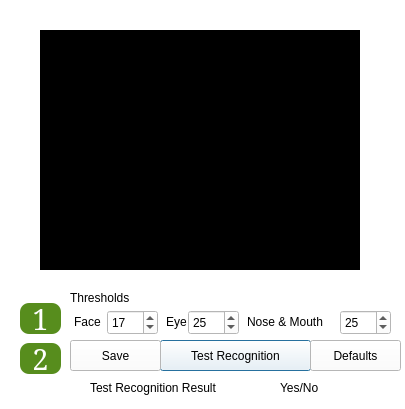
<?xml version="1.0" encoding="UTF-8"?>
<ui version="4.0">
 <class>faceTrainerAdvSettings</class>
 <widget class="QDialog" name="faceTrainerAdvSettings">
  <property name="windowModality">
   <enum>Qt::WindowModal</enum>
  </property>
  <property name="enabled">
   <bool>true</bool>
  </property>
  <property name="geometry">
   <rect>
    <x>0</x>
    <y>0</y>
    <width>405</width>
    <height>409</height>
   </rect>
  </property>
  <property name="minimumSize">
   <size>
    <width>0</width>
    <height>0</height>
   </size>
  </property>
  <property name="maximumSize">
   <size>
    <width>16777215</width>
    <height>16777215</height>
   </size>
  </property>
  <property name="windowTitle">
   <string>Advanced Settings</string>
  </property>
  <property name="styleSheet">
   <string notr="true">background-color: rgb(255, 255, 255);</string>
  </property>
  <widget class="QLabel" name="label">
   <property name="geometry">
    <rect>
     <x>70</x>
     <y>290</y>
     <width>91</width>
     <height>16</height>
    </rect>
   </property>
   <property name="styleSheet">
    <string>font: 75 12pt &quot;Sans Serif&quot;;</string>
   </property>
   <property name="text">
    <string>Thresholds</string>
   </property>
  </widget>
  <widget class="QSpinBox" name="sb_face">
   <property name="geometry">
    <rect>
     <x>107</x>
     <y>310</y>
     <width>51</width>
     <height>25</height>
    </rect>
   </property>
   <property name="value">
    <number>17</number>
   </property>
  </widget>
  <widget class="QLabel" name="label_2">
   <property name="geometry">
    <rect>
     <x>74</x>
     <y>314</y>
     <width>29</width>
     <height>16</height>
    </rect>
   </property>
   <property name="text">
    <string>Face</string>
   </property>
  </widget>
  <widget class="QLabel" name="label_3">
   <property name="geometry">
    <rect>
     <x>166</x>
     <y>314</y>
     <width>32</width>
     <height>16</height>
    </rect>
   </property>
   <property name="text">
    <string>Eye</string>
   </property>
  </widget>
  <widget class="QLabel" name="label_4">
   <property name="geometry">
    <rect>
     <x>247</x>
     <y>312</y>
     <width>91</width>
     <height>20</height>
    </rect>
   </property>
   <property name="text">
    <string>Nose &amp; Mouth</string>
   </property>
  </widget>
  <widget class="QSpinBox" name="sb_eye">
   <property name="geometry">
    <rect>
     <x>188</x>
     <y>310</y>
     <width>51</width>
     <height>25</height>
    </rect>
   </property>
   <property name="value">
    <number>25</number>
   </property>
  </widget>
  <widget class="QSpinBox" name="sb_insideFace">
   <property name="geometry">
    <rect>
     <x>340</x>
     <y>310</y>
     <width>51</width>
     <height>25</height>
    </rect>
   </property>
   <property name="value">
    <number>25</number>
   </property>
  </widget>
  <widget class="QGraphicsView" name="webcamPreview">
   <property name="geometry">
    <rect>
     <x>40</x>
     <y>30</y>
     <width>320</width>
     <height>240</height>
    </rect>
   </property>
   <property name="maximumSize">
    <size>
     <width>320</width>
     <height>240</height>
    </size>
   </property>
   <property name="styleSheet">
    <string>background-color: rgb(0, 0, 0);</string>
   </property>
   <property name="frameShape">
    <enum>QFrame::NoFrame</enum>
   </property>
   <property name="frameShadow">
    <enum>QFrame::Plain</enum>
   </property>
   <property name="lineWidth">
    <number>0</number>
   </property>
   <property name="sceneRect">
    <rectf>
     <x>0.000000000000000</x>
     <y>0.000000000000000</y>
     <width>320.000000000000000</width>
     <height>240.000000000000000</height>
    </rectf>
   </property>
  </widget>
  <widget class="QPushButton" name="pb_tr">
   <property name="enabled">
    <bool>true</bool>
   </property>
   <property name="geometry">
    <rect>
     <x>160</x>
     <y>340</y>
     <width>151</width>
     <height>31</height>
    </rect>
   </property>
   <property name="styleSheet">
    <string notr="true">font: 11pt &quot;Sans Serif&quot;;</string>
   </property>
   <property name="text">
    <string>Test Recognition</string>
   </property>
  </widget>
  <widget class="QLabel" name="result">
   <property name="geometry">
    <rect>
     <x>280</x>
     <y>380</y>
     <width>61</width>
     <height>16</height>
    </rect>
   </property>
   <property name="styleSheet">
    <string>font: 75 12pt &quot;Sans Serif&quot;;</string>
   </property>
   <property name="text">
    <string>Yes/No</string>
   </property>
  </widget>
  <widget class="QLabel" name="result_2">
   <property name="geometry">
    <rect>
     <x>90</x>
     <y>380</y>
     <width>181</width>
     <height>16</height>
    </rect>
   </property>
   <property name="styleSheet">
    <string>font: 75 12pt &quot;Sans Serif&quot;;</string>
   </property>
   <property name="text">
    <string>Test Recognition Result</string>
   </property>
  </widget>
  <widget class="QLabel" name="lbl_number_4">
   <property name="geometry">
    <rect>
     <x>20</x>
     <y>303</y>
     <width>41</width>
     <height>31</height>
    </rect>
   </property>
   <property name="minimumSize">
    <size>
     <width>0</width>
     <height>0</height>
    </size>
   </property>
   <property name="font">
    <font>
     <family>Serif</family>
     <pointsize>22</pointsize>
     <weight>50</weight>
     <italic>false</italic>
     <bold>false</bold>
    </font>
   </property>
   <property name="autoFillBackground">
    <bool>false</bool>
   </property>
   <property name="styleSheet">
    <string notr="true">background-color: rgb(87, 141, 29);
border-width:5px;
border-radius:9px;
color: rgb(255,255,255);
font: 22pt &quot;Serif&quot;;
</string>
   </property>
   <property name="text">
    <string>1</string>
   </property>
   <property name="textFormat">
    <enum>Qt::PlainText</enum>
   </property>
   <property name="alignment">
    <set>Qt::AlignCenter</set>
   </property>
  </widget>
  <widget class="QLabel" name="lbl_number_5">
   <property name="geometry">
    <rect>
     <x>20</x>
     <y>343</y>
     <width>41</width>
     <height>31</height>
    </rect>
   </property>
   <property name="minimumSize">
    <size>
     <width>0</width>
     <height>0</height>
    </size>
   </property>
   <property name="font">
    <font>
     <family>Serif</family>
     <pointsize>22</pointsize>
     <weight>50</weight>
     <italic>false</italic>
     <bold>false</bold>
    </font>
   </property>
   <property name="autoFillBackground">
    <bool>false</bool>
   </property>
   <property name="styleSheet">
    <string notr="true">background-color: rgb(87, 141, 29);
border-width:5px;
border-radius:9px;
color: rgb(255,255,255);
font: 22pt &quot;Serif&quot;;
</string>
   </property>
   <property name="text">
    <string>2</string>
   </property>
   <property name="textFormat">
    <enum>Qt::PlainText</enum>
   </property>
   <property name="alignment">
    <set>Qt::AlignCenter</set>
   </property>
  </widget>
  <widget class="QPushButton" name="pb_save">
   <property name="enabled">
    <bool>true</bool>
   </property>
   <property name="geometry">
    <rect>
     <x>70</x>
     <y>340</y>
     <width>91</width>
     <height>31</height>
    </rect>
   </property>
   <property name="styleSheet">
    <string notr="true">font: 11pt &quot;Sans Serif&quot;;</string>
   </property>
   <property name="text">
    <string>Save</string>
   </property>
  </widget>
  <widget class="QPushButton" name="pb_restore">
   <property name="enabled">
    <bool>true</bool>
   </property>
   <property name="geometry">
    <rect>
     <x>310</x>
     <y>340</y>
     <width>91</width>
     <height>31</height>
    </rect>
   </property>
   <property name="styleSheet">
    <string notr="true">font: 11pt &quot;Sans Serif&quot;;</string>
   </property>
   <property name="text">
    <string>Defaults</string>
   </property>
  </widget>
 </widget>
 <resources/>
 <connections/>
</ui>
